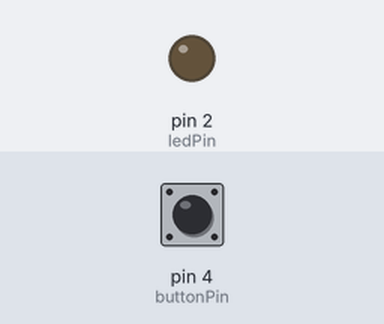
Bench run of a sketch on a simulated Arduino Uno, built with avr-gcc and run on an emulated ATmega328P. Shown: output pins drawn as LEDs (lit = HIGH). The inputs (shaded band) are chosen by the test bench; at power-on: pin 4 (buttonPin) HIGH.

Above: at 1.2 s.
1.3 s: pin 4 (buttonPin) pulled LOW for 0.15 s
At 1.37 s:
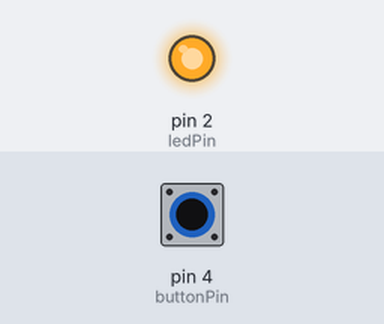
2.9 s: pin 4 (buttonPin) pulled LOW for 3.2 s
At 7.1 s:
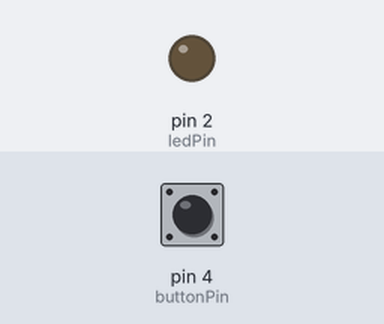
Timing chart, 0 to 8.6 s (numbered marks = the images above; inputs shaded):
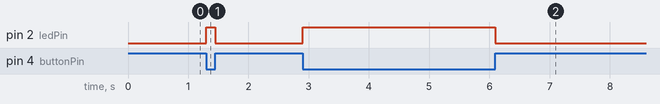

Measured:
- after the input at 1.3 s, pin 2 (ledPin): LOW → HIGH at once, → LOW 0.15 s later
- after the input at 2.9 s, pin 2 (ledPin): LOW → HIGH at once, → LOW 3.2 s later

The sketch:

lab2.ino
```cpp
const int buttonPin = 4;    // button
const int ledPin = 2;       // LED

int buttonState = 0;

void setup() {
  pinMode(buttonPin, INPUT_PULLUP);
  pinMode(ledPin, OUTPUT);

}

void loop() {

  buttonState = digitalRead(buttonPin);

  if (buttonState == LOW) {
    digitalWrite(ledPin, HIGH); // led on
  } else {
    digitalWrite(ledPin, LOW);  // led off
  }
}
```
